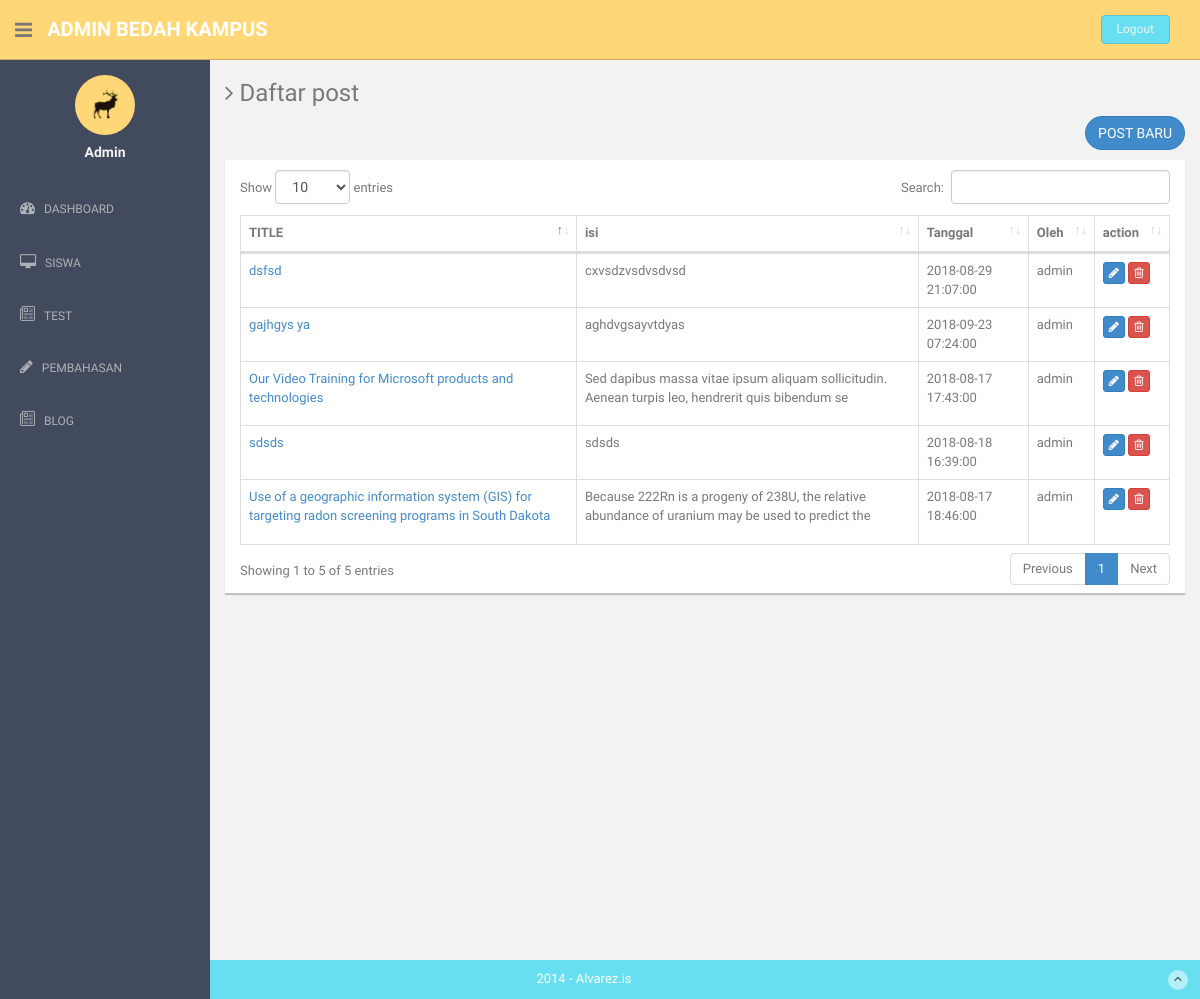
The page /index.php/admin/blog on the database as committed earlier.
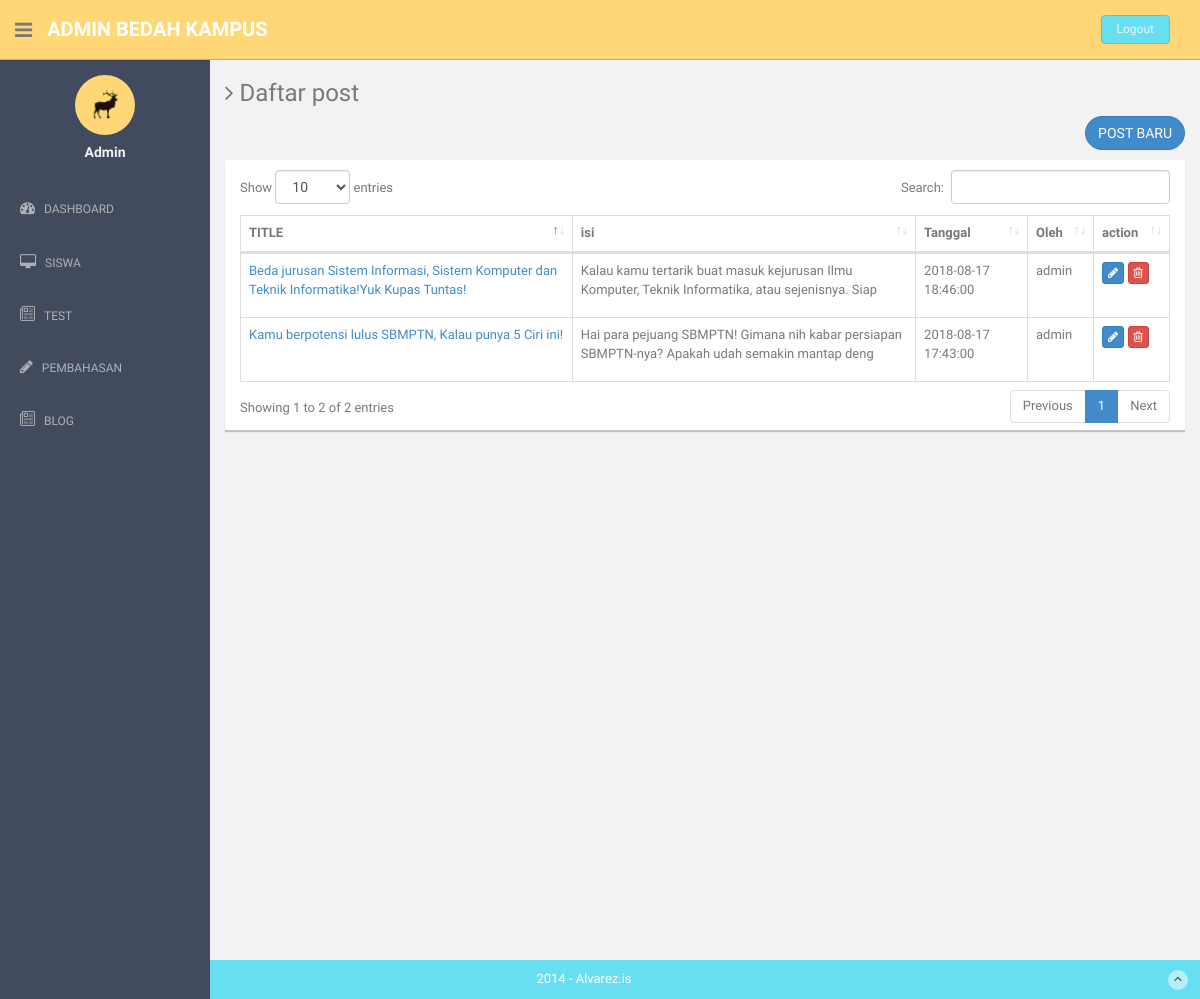
The same page on the database as committed later.
### tables this page shows
CREATE TABLE `blog` (
  `id_blog` int(11) NOT NULL,
  `title` text NOT NULL,
  `cover` text NOT NULL,
  `isi` text NOT NULL,
  `tanggal` datetime NOT NULL,
  `oleh` varchar(30) NOT NULL
);

### application/controllers/Admin.php (called while the page is built, shortened)
<?php
class Admin extends CI_Controller
{
	public function __construct(){
        $this->load->model('Madmin');
		$this->load->model('Msoal');
    }
	function blog(){
		$this->load->model('Mblog');
		$data['blog'] = $this->Mblog->df_blog()->result();
		$this->load->view('admin/dftr_blog',$data);
	}
}
?>

### index.php (called while the page is built, shortened)
<?php
require_once BASEPATH.'core/CodeIgniter.php';

### application/models/Mblog.php (called while the page is built, shortened)
<?php
class Mblog extends CI_model
{
	function df_blog()
	{
		return $this->db->get('blog');
	}
}
?>

### application/views/admin/dftr_blog.php (the view, shortened to what this page needs)
<!DOCTYPE html>
<html lang="en">
  <head>
    <link href="<?php echo base_url('dst/assets/css/bootstrap.css '); ?>" rel="stylesheet">
    <link href="<?php echo base_url('dst/datatables/dataTables.bootstrap4.css'); ?>" rel="stylesheet">
    <link href="<?php echo base_url('dst/assets/font-awesome/css/font-awesome.css '); ?>" rel="stylesheet" />
    <link rel="stylesheet" type="text/css" href="<?php echo base_url('dst/assets/css/zabuto_calendar.css '); ?>">
    <link rel="stylesheet" type="text/css" href="<?php echo base_url('dst/assets/js/gritter/css/jquery.gritter.css '); ?>" />
    <link rel="stylesheet" type="text/css" href="<?php echo base_url('dst/assets/lineicons/style.css '); ?>">
    <link href="<?php echo base_url('dst/assets/css/style.css '); ?>" rel="stylesheet">
    <link href="<?php echo base_url('dst/assets/css/style-responsive.css '); ?>" rel="stylesheet">
  </head>
  <body>
  <section id="container" >
      <header class="header black-bg">
              <div class="sidebar-toggle-box">
                  <div class="fa fa-bars tooltips" data-placement="right" data-original-title="Toggle Navigation"></div>
              </div>
            <a href="index.html" class="logo"><b>Admin Bedah kampus</b></a>
            <div class="top-menu">
              <ul class="nav pull-right top-menu">
                    <li><a class="logout" href="logout">Logout</a></li>
              </ul>
            </div>
        </header>
      <?php include 'navbar.php'; ?>
      <section id="main-content">
          <section class="wrapper site-min-height">
            <h3><i class="fa fa-angle-right"></i> Daftar post</h3>
            <a class="nav-link" href="input_post"> <button class="btn btn-round btn-primary" style="float: right;">POST BARU</button></a>
            <div class="row mt">
              <div class="col-lg-12" >
              <p>
                <div class="card mb-3" style="height: 100%">
                  <div class="card-header" style="padding-bottom: 10px"> </div>
                  <div class="card-body">
                    <div class="table-responsive">
                      <table class="table table-bordered" id="dataTable" width="100%" cellspacing="0">
                        <thead>
                          <tr>
                            <th>TITLE</th>
                            <th>isi</th>
                            <th>Tanggal</th>
                            <th>Oleh</th>
                            <th>action</th>
                          </tr>
                        </thead>
                        <tbody>
                          <?php foreach ($blog as $row) {
                            echo "<tr><td>";?>
                            <a href="blog?id_blog=<?php echo $row->id_blog; ?>"><?php echo $row->title; ?></a>
                            <?php
                            $isi = substr($row->isi,0,100);
                            echo "</td>
                            <td>$isi</td>
                            <td>$row->tanggal</td>
                            <td>$row->oleh</td>
                            <td><a href='updt_tes?id_sl=$row->id_blog'><button class='btn btn-primary btn-xs'><i class='fa fa-pencil'></i></button></a>
                                <a href='del_tes?id_sl=$row->id_blog'><button class='btn btn-danger btn-xs'><i class='fa fa-trash-o ''></i></button></td></a>
                          </tr>";
                          } ?>
                        </tbody>
                      </table>
                    </div>
                  </div>
                </div></p>
              </div>
            </div>
    </section><! --/wrapper -->
      </section>
      <footer class="site-footer">
          <div class="text-center">
              2014 - Alvarez.is
              <a href="index.html#" class="go-top">
                  <i class="fa fa-angle-up"></i>
              </a>
          </div>
      </footer>
  </section>
  </body>
</html>

Rows that differ between the two databases and show on the page:
removed blog: title "sdsds", isi "sdsds", tanggal "2018-08-18 16:39:00", oleh "admin"
removed blog: title "dsfsd", isi "cxvsdzvsdvsdvsd", tanggal "2018-08-29 21:07:00", oleh "admin"
removed blog: title "gajhgys ya", isi "aghdvgsayvtdyas", tanggal "2018-09-23 07:24:00", oleh "admin"
changed blog: title "Our Video Training for Microsoft products and technologies" → "Kamu berpotensi lulus SBMPTN, Kalau punya 5 Ciri ini!"; isi "Sed dapibus massa vitae ipsum aliquam sollicitudin. Aenean turpis leo, hendrerit quis bibendum se" → "Hai para pejuang SBMPTN! Gimana nih kabar persiapan SBMPTN-nya? Apakah udah semakin mantap deng"
changed blog: title "Use of a geographic information system (GIS) for targeting radon screening programs in South Dakota" → "Beda jurusan Sistem Informasi, Sistem Komputer dan Teknik Informatika!Yuk Kupas Tuntas!"; isi "Because 222Rn is a progeny of 238U, the relative abundance of uranium may be used to predict the" → "Kalau kamu tertarik buat masuk kejurusan Ilmu Komputer, Teknik Informatika, atau sejenisnya. Siap"
Other text that changed with them:
text written by a page script: "Show entries Search: Showing 1 to 5 of 5 entries Previous 1 Next" → "Show entries Search: Showing 1 to 2 of 2 entries Previous 1 Next"
